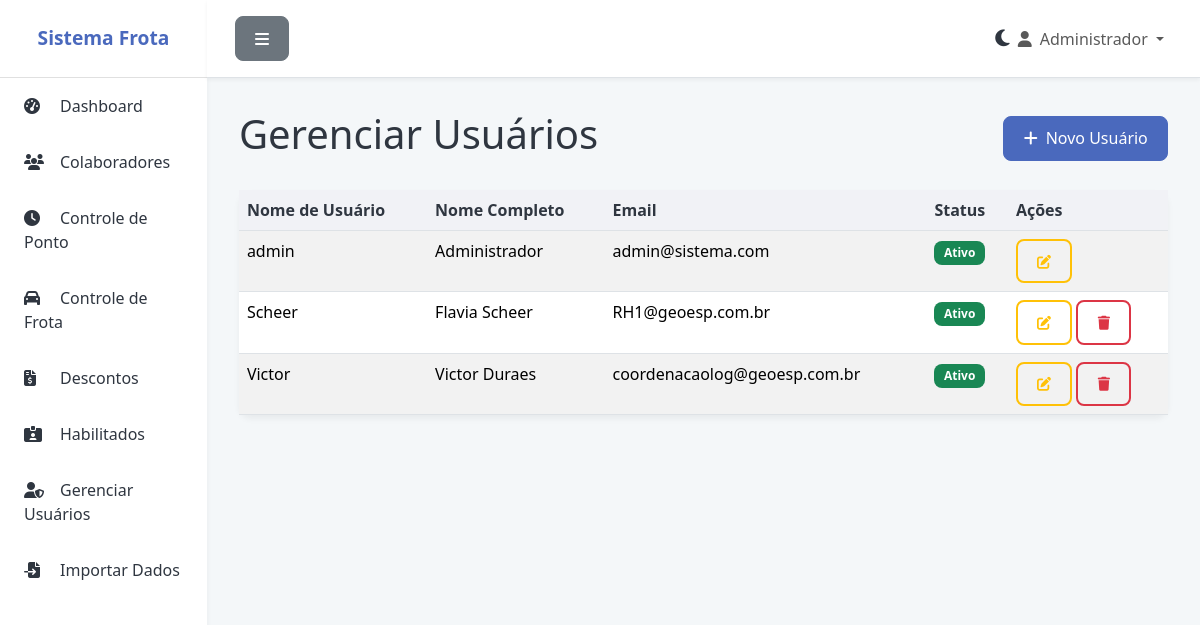
Page /usuarios (signed in) on the earlier database version.
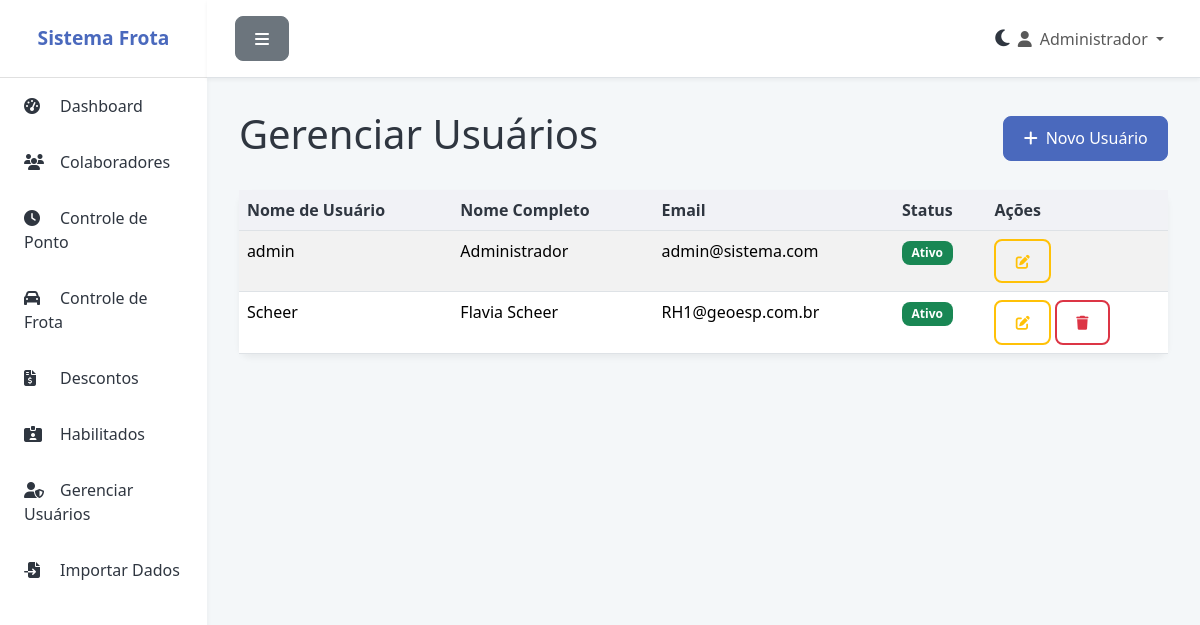
Same page on the later database version.
### app.py (models this page shows)
class Usuario(UserMixin, db.Model):
    id = db.Column(db.Integer, primary_key=True)
    username = db.Column(db.String(80), unique=True, nullable=False)
    password_hash = db.Column(db.String(200), nullable=False)
    nome = db.Column(db.String(100), nullable=False)
    email = db.Column(db.String(120), unique=True, nullable=False)
    ativo = db.Column(db.Boolean, default=True)
    criado_em = db.Column(db.DateTime, default=datetime.utcnow)

### app.py (the view)
@app.route('/usuarios')
@login_required
def usuarios():
    if not is_admin():
        flash('Acesso negado. Apenas administradores podem gerenciar usuários.', 'error')
        return redirect(url_for('index'))
    usuarios = Usuario.query.all()
    return render_template('usuarios.html', usuarios=usuarios)

### app.py (called while the page is built, shortened)
@login_manager.user_loader
def load_user(user_id):
    return Usuario.query.get(int(user_id))

def is_admin():
    return current_user.is_authenticated and current_user.username == 'admin'

@app.before_request
def create_tables():
    db.create_all()

### templates/usuarios.html (shortened to what this page needs)
{% extends "base.html" %}
{% block content %}
<div class="d-flex justify-content-between align-items-center mb-4">
    <h1 class="fw-light">Gerenciar Usuários</h1>
    <a href="{{ url_for('novo_usuario') }}" class="btn btn-primary"><i class="fas fa-plus me-2"></i>Novo Usuário</a>
</div>
<div class="card">
    <div class="card-body p-0">
        <div class="table-responsive">
            <table class="table table-striped table-hover mb-0">
                <thead class="bg-light">
                    <tr>
                        <th scope="col">Nome de Usuário</th>
                        <th scope="col">Nome Completo</th>
                        <th scope="col">Email</th>
                        <th scope="col">Status</th>
                        <th scope="col">Ações</th>
                    </tr>
                </thead>
                <tbody>
                    {% for usuario in usuarios %}
                    <tr>
                        <td>{{ usuario.username }}</td>
                        <td>{{ usuario.nome }}</td>
                        <td>{{ usuario.email }}</td>
                        <td>
                            {% if usuario.ativo %}
                                <span class="badge bg-success">Ativo</span>
                            {% else %}
                                <span class="badge bg-danger">Inativo</span>
                            {% endif %}
                        </td>
                        <td>
                            <a href="{{ url_for('editar_usuario', id=usuario.id) }}" class="btn btn-sm btn-outline-warning" title="Editar"><i class="fas fa-edit"></i></a>
                            {% if usuario.username != 'admin' %}
                            <a href="{{ url_for('excluir_usuario', id=usuario.id) }}" class="btn btn-sm btn-outline-danger" title="Excluir" onclick="return confirm('Tem certeza que deseja excluir este usuário?')"><i class="fas fa-trash"></i></a>
                            {% endif %}
                        </td>
                    </tr>
                    {% else %}
                    <tr>
                        <td colspan="5" class="text-center text-muted py-4">Nenhum usuário cadastrado.</td>
                    </tr>
                    {% endfor %}
                </tbody>
            </table>
        </div>
    </div>
</div>
{% endblock %}

### templates/base.html (shortened to what this page needs)
<!DOCTYPE html>
<html lang="pt-BR">
<head>
    <link href="https://cdn.jsdelivr.net/npm/bootstrap@5.3.3/dist/css/bootstrap.min.css" rel="stylesheet">
    <link rel="stylesheet" href="https://cdnjs.cloudflare.com/ajax/libs/font-awesome/6.5.1/css/all.min.css">
</head>
<body>
    <div class="d-flex" id="wrapper">
        <div id="sidebar-wrapper">
            <div class="sidebar-heading">Sistema Frota</div>
            <div class="list-group list-group-flush">
                <a href="{{ url_for('index') }}" class="list-group-item"><i class="fas fa-tachometer-alt"></i>Dashboard</a>
                <a href="{{ url_for('colaboradores') }}" class="list-group-item"><i class="fas fa-users"></i>Colaboradores</a>
                <a href="{{ url_for('pontos') }}" class="list-group-item"><i class="fas fa-clock"></i>Controle de Ponto</a>
                <a href="{{ url_for('frota') }}" class="list-group-item"><i class="fas fa-car"></i>Controle de Frota</a>
                <a href="{{ url_for('descontos') }}" class="list-group-item"><i class="fas fa-file-invoice-dollar"></i>Descontos</a>
                <a href="{{ url_for('habilitados') }}" class="list-group-item"><i class="fas fa-id-card-alt"></i>Habilitados</a>
                {% if current_user.username == 'admin' %}
                <a href="{{ url_for('usuarios') }}" class="list-group-item"><i class="fas fa-user-shield"></i>Gerenciar Usuários</a>
                <a href="{{ url_for('importar') }}" class="list-group-item"><i class="fas fa-file-import"></i>Importar Dados</a>
                {% endif %}
            </div>
        </div>
        <div id="page-content-wrapper">
            <nav class="navbar navbar-expand-lg navbar-light border-bottom">
                <div class="container-fluid">
                    <button class="btn btn-secondary" id="menu-toggle"><i class="fas fa-bars"></i></button>
                    <div class="collapse navbar-collapse" id="navbarSupportedContent">
                        <ul class="navbar-nav ms-auto mt-2 mt-lg-0">
                             <li class="nav-item d-flex align-items-center">
                                <span class="mode-toggle" id="mode-toggle">
                                    <i class="fas fa-moon"></i>
                                </span>
                             </li>
                             {% if current_user.is_authenticated %}
                            <li class="nav-item dropdown">
                                <a class="nav-link dropdown-toggle" href="#" id="navbarDropdown" role="button" data-bs-toggle="dropdown" aria-expanded="false">
                                    <i class="fas fa-user me-2"></i>{{ current_user.nome }}
                                </a>
                            </li>
                             {% endif %}
                        </ul>
                    </div>
                </div>
            </nav>
            <main class="container-fluid">
                {% block content %}{% endblock %}
            </main>
        </div>
        </div>
</body>
</html>

### templates/base.html (style rules this page uses)
:root { --primary-color: #4a69bd; --secondary-color: #8b9dc3; --success-color: #6c5ce7; --danger-color: #e84393; --warning-color: #fdcb6e; --info-color: #00cec9; --light-color: #f1f2f6; --dark-color: #2f3640; --background-color: #f4f7f9; --card-background: #ffffff; --sidebar-background: #ffffff; --sidebar-text: #2f3640; --header-background: #ffffff; }
body { background-color: var(--background-color); font-family: 'Segoe UI', Roboto, 'Helvetica Neue', Arial, sans-serif; color: var(--dark-color); transition: background-color 0.3s, color 0.3s; }
#wrapper { display: flex; }
#sidebar-wrapper { min-height: 100vh; width: 250px; background-color: var(--sidebar-background); box-shadow: 0 4px 6px rgba(0, 0, 0, 0.05); transition: all 0.3s ease; }
.sidebar-heading { padding: 1.5rem 1rem; font-size: 1.2rem; font-weight: bold; color: var(--primary-color); text-align: center; border-bottom: 1px solid #e0e0e0; }
.list-group-item { background-color: var(--sidebar-background) !important; color: var(--sidebar-text) !important; border: none; padding: 1rem 1.5rem; transition: background-color 0.3s, color 0.3s; border-radius: 0; }
.list-group-item i { width: 20px; margin-right: 1rem; }
#page-content-wrapper { flex-grow: 1; width: 100%; transition: all 0.3s ease; }
.navbar { background-color: var(--header-background) !important; border-bottom: 1px solid #e0e0e0; padding: 1rem; box-shadow: 0 2px 4px rgba(0, 0, 0, 0.05); transition: background-color 0.3s; }
main.container-fluid { padding: 2rem !important; }
.card { border: none; border-radius: 0.75rem; background-color: var(--card-background); box-shadow: 0 4px 6px rgba(0, 0, 0, 0.05); transition: transform 0.3s ease, background-color 0.3s; }
.table { color: var(--dark-color); }
.table thead th { background-color: var(--light-color); color: var(--sidebar-text); transition: background-color 0.3s; }
.btn { border-radius: 0.5rem; font-weight: 500; padding: 0.6rem 1.2rem; transition: background-color 0.3s, color 0.3s, border-color 0.3s; }
.btn-primary { background-color: var(--primary-color); border-color: var(--primary-color); }
.btn-outline-warning, .btn-outline-danger, .btn-outline-info { border-width: 2px; }
.badge { border-radius: 0.5rem; padding: 0.5em 0.8em; font-weight: 600; }
.mode-toggle { cursor: pointer; font-size: 1.2rem; margin-left: 1rem; color: var(--sidebar-text); }

Differences in the rows shown:
removed Usuario: username "Victor", nome "Victor Duraes", email "coordenacaolog@geoesp.com.br", ativo "Ativo"
